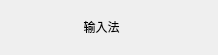
<?xml version="1.0" encoding="UTF-8"?>
<ui version="4.0">
 <class>CustomInfomBox</class>
 <widget class="QWidget" name="CustomInfomBox">
  <property name="geometry">
   <rect>
    <x>0</x>
    <y>0</y>
    <width>218</width>
    <height>55</height>
   </rect>
  </property>
  <property name="minimumSize">
   <size>
    <width>0</width>
    <height>0</height>
   </size>
  </property>
  <property name="maximumSize">
   <size>
    <width>16656</width>
    <height>16656</height>
   </size>
  </property>
  <property name="windowTitle">
   <string>Form</string>
  </property>
  <layout class="QVBoxLayout" name="verticalLayout_2">
   <property name="leftMargin">
    <number>0</number>
   </property>
   <property name="topMargin">
    <number>0</number>
   </property>
   <property name="rightMargin">
    <number>0</number>
   </property>
   <property name="bottomMargin">
    <number>0</number>
   </property>
   <item>
    <widget class="QWidget" name="widget" native="true">
     <layout class="QVBoxLayout" name="verticalLayout">
      <item>
       <widget class="QLabel" name="content_label">
        <property name="minimumSize">
         <size>
          <width>185</width>
          <height>36</height>
         </size>
        </property>
        <property name="maximumSize">
         <size>
          <width>185</width>
          <height>36</height>
         </size>
        </property>
        <property name="text">
         <string>输入法</string>
        </property>
        <property name="alignment">
         <set>Qt::AlignCenter</set>
        </property>
       </widget>
      </item>
     </layout>
    </widget>
   </item>
  </layout>
 </widget>
 <resources/>
 <connections/>
</ui>
